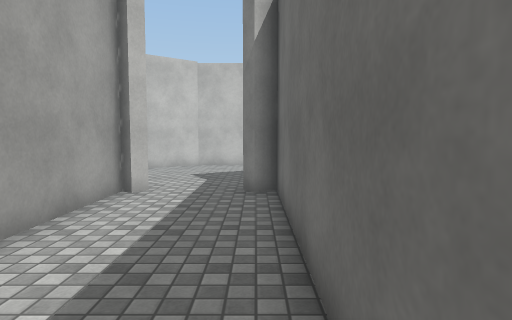
View 1 (above)

12 first-person views from a walk through a scene from a Unity 3-D project. The camera is 1.4 m above the floor, tilts 4° down and sees 75° across. The floor is counted in squares, 1 m on a side. Each view is taken from the middle of a square. On the plan, view 1 faces up. The plan holds only what a view shows up to about 15 squares ahead; the rest is blank. The place goes on beyond the plan. The player is left out. Some animated figures are left out. Surface patterns are stand-ins for the level's own textures.

View 2
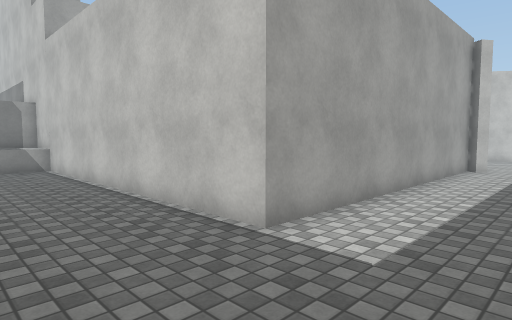

View 3
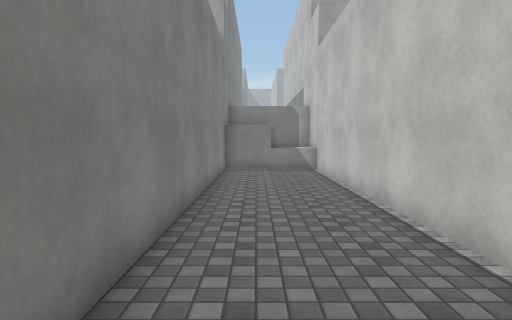

View 4
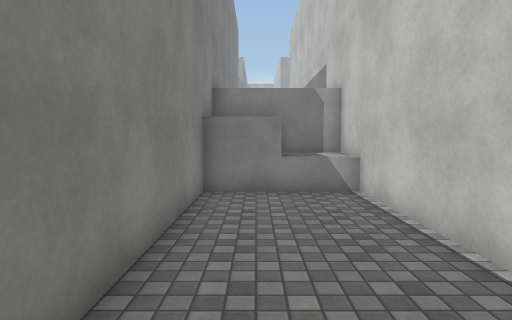

View 5
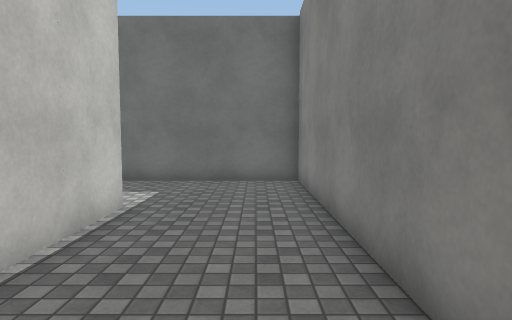

View 6
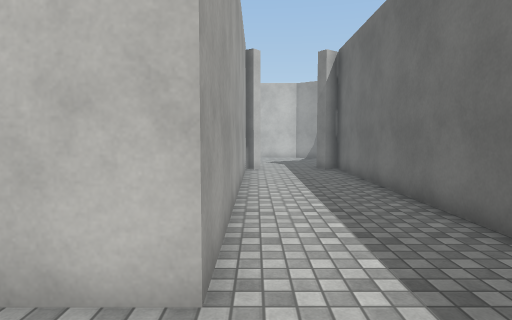

View 7
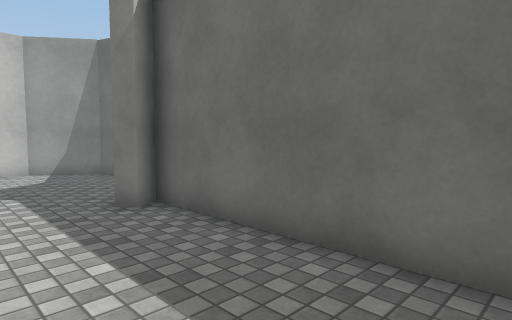

View 8
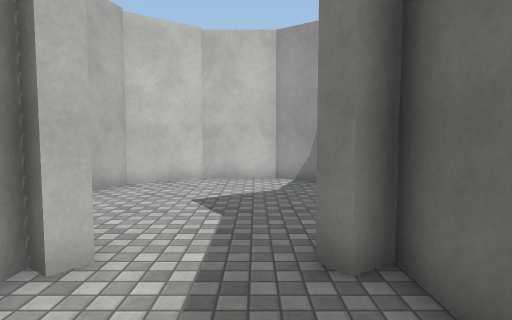

View 9
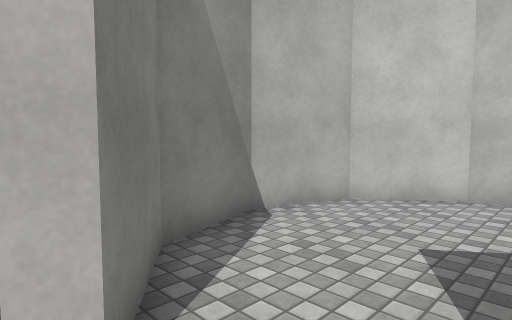

View 10
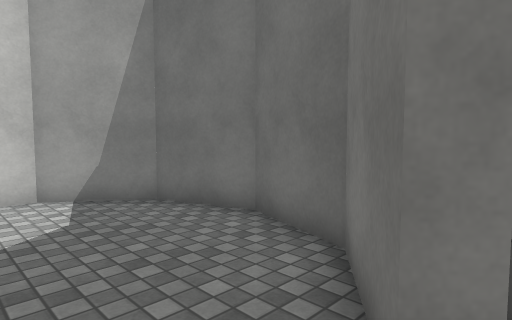

View 11
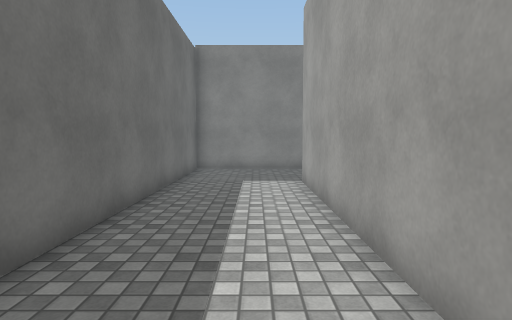

View 12
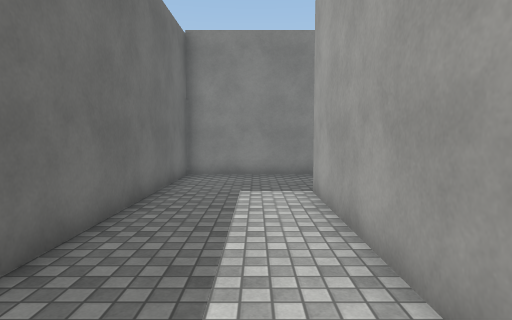

### Floor plan
Points are (right, up) in squares from view 1. A wall is a line through its corners. A room is listed if a view was taken in it or the views show most of it. See-through windows are left out.
Room 1 (views 1, 2, 3, 4, 5, 6, 7, 8, 11, 12)
walls: (-15.4, -3.2) (-15.4, -7.4) (0.6, -7.4) (0.6, 7.5); (-3.4, 7.5) (-3.4, -3.4) (-17.4, -3.4) (-17.4, -5.2)
ways out: opening at (-2, 8) to room 2
Room 2 (views 9, 10)
walls: (0, 8.2) (-0.3, 8.6) (1.7, 10.1) (2.4, 12.4) (1.7, 14.8) (-0.3, 16.3) (-2.8, 16.3) (-4.8, 14.8) (-5.6, 12.5) (-4.8, 10.1) (-2.8, 8.6) (-3.1, 8.2) (-3.4, 8.5) (-3.4, 7.5); (0.6, 7.5) (0.6, 8.7)
ways out: opening at (-2, 8) to room 1

Where each view was taken, in squares from view 1:
view 1: 0 up, 0 right, facing up
view 2: 7 down, 0 right, facing up-left
view 3: 6 down, 1 left, facing left
view 4: 6 down, 7 left, facing left
view 5: 6 down, 10 left, facing right
view 6: 6 down, 3 left, facing up
view 7: 2 up, 3 left, facing up-right
view 8: 5 up, 1 left, facing up
view 9: 8 up, 1 left, facing up-left
view 10: 8 up, 2 left, facing up-right
view 11: 7 up, 2 left, facing down
view 12: 5 up, 2 left, facing down
